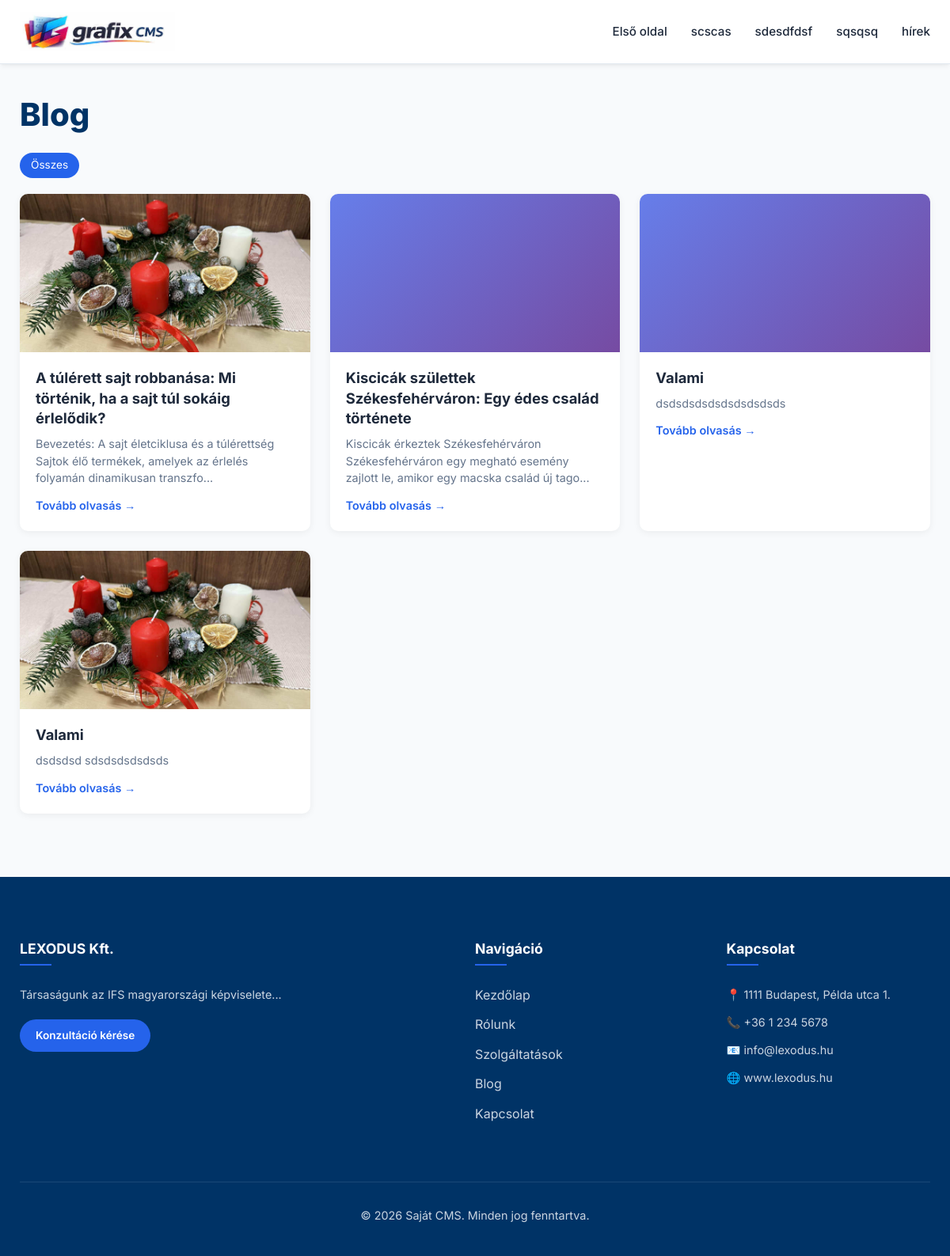
Screenshot of /blog.php with the database file from the repository.
### tables this page shows
CREATE TABLE `menus` (
  `id` int(11) NOT NULL AUTO_INCREMENT,
  `label` varchar(100) DEFAULT NULL,
  `url` varchar(255) DEFAULT NULL,
  `sort_order` int(11) DEFAULT 0,
  PRIMARY KEY (`id`)
);

CREATE TABLE `posts` (
  `id` int(11) NOT NULL AUTO_INCREMENT,
  `title` varchar(255) DEFAULT NULL,
  `slug` varchar(255) DEFAULT NULL,
  `content` text DEFAULT NULL,
  `status` varchar(20) DEFAULT 'published',
  `post_type` varchar(20) DEFAULT 'page',
  `meta_title` varchar(255) DEFAULT NULL,
  `meta_description` text DEFAULT NULL,
  `featured_image` varchar(255) DEFAULT NULL,
  `publish_at` datetime DEFAULT NULL,
  `deleted_at` datetime DEFAULT NULL,
  PRIMARY KEY (`id`),
  UNIQUE KEY `slug` (`slug`)
);

### core/UrlHelper.php (called while the page is built, shortened)
<?php
class UrlHelper {
    public static function link($path = '') {
        return BASE_URL . '/' . ltrim($path, '/');
    }
    public static function asset($path) {
        return BASE_URL . '/uploads/' . ltrim($path, '/');
    }
} ?>

### blog.php (the view, shortened to what this page needs)
<?php
require_once 'config.php';
require_once 'core/UrlHelper.php';
require_once 'core/functions.php';
$settings = [];
$settingsQuery = $db->query("SELECT * FROM settings");
while ($row = $settingsQuery->fetch()) {
    $settings[$row['setting_key']] = json_decode($row['setting_value'], true);
}
$perPage = 6;
$currentPage = max(1, (int) ($_GET['p'] ?? 1));
$offset = ($currentPage - 1) * $perPage;
$catSlug = $_GET['cat'] ?? '';
$catInfo = null;
$whereExtra = '';
$params = [];
$sql = "SELECT p.* FROM posts p WHERE p.post_type = 'post' AND p.status = 'published' AND p.deleted_at IS NULL" . $whereExtra . " ORDER BY p.id DESC LIMIT $perPage OFFSET $offset";
$stmt = $db->prepare($sql);
$stmt->execute($params);
$posts = $stmt->fetchAll();
$categories = $db->query("SELECT c.*, (SELECT COUNT(*) FROM post_categories pc JOIN posts p2 ON pc.post_id = p2.id WHERE pc.category_id = c.id AND p2.status = 'published' AND p2.post_type = 'post' AND p2.deleted_at IS NULL) as post_count FROM categories c ORDER BY c.name")->fetchAll();
$page = [
    'title' => $catInfo ? $catInfo['name'] : 'Blog',
    'meta_title' => $catInfo ? $catInfo['name'] . ' – Blog' : 'Blog',
    'meta_description' => $catInfo ? ($catInfo['description'] ?? '') : ($settings['site_info']['description'] ?? ''),
];
include 'theme/header.php';
?>
<div class="container">
    <h1>
        <?php echo htmlspecialchars($page['title']); ?>
    </h1>
    <?php if (!empty($categories)): ?>
        <div style="display: flex; gap: 8px; flex-wrap: wrap; margin: 20px 0;">
            <a href="<?php echo UrlHelper::link('blog'); ?>"
                style="padding: 5px 14px; border-radius: 20px; font-size: 0.85rem; text-decoration: none;
                      <?php echo !$catSlug ? 'background: #2563eb; color: #fff;' : 'background: #f1f5f9; color: #64748b;'; ?>">
                Összes
            </a>
        </div>
    <?php endif; ?>
    <?php if (empty($posts)): ?>
        <p style="color: #94a3b8; padding: 40px 0;">Nincs bejegyzés
            <?php echo $catInfo ? ' ebben a kategóriában' : ''; ?>.
        </p>
    <?php else: ?>
        <div
            style="display: grid; grid-template-columns: repeat(auto-fill, minmax(300px, 1fr)); gap: 25px; margin-top: 20px;">
            <?php foreach ($posts as $post): ?>
                <article
                    style="background: #fff; border-radius: 10px; overflow: hidden; box-shadow: 0 2px 10px rgba(0,0,0,0.06); transition: transform 0.2s, box-shadow 0.2s;"
                    onmouseenter="this.style.transform='translateY(-3px)';this.style.boxShadow='0 8px 25px rgba(0,0,0,0.1)'"
                    onmouseleave="this.style.transform='';this.style.boxShadow='0 2px 10px rgba(0,0,0,0.06)'">
                    <?php if (!empty($post['featured_image'])): ?>
                        <a href="<?php echo UrlHelper::link($post['slug']); ?>">
                            <img src="<?php echo UrlHelper::asset($post['featured_image']); ?>"
                                alt="<?php echo htmlspecialchars($post['title']); ?>"
                                style="width: 100%; height: 200px; object-fit: cover; display: block;">
                        </a>
                    <?php else: ?>
                        <div style="width: 100%; height: 200px; background: linear-gradient(135deg, #667eea 0%, #764ba2 100%);">
                        </div>
                    <?php endif; ?>
                    <div style="padding: 20px;">
                        <h2 style="font-size: 1.15rem; margin-bottom: 8px; line-height: 1.4;">
                            <a href="<?php echo UrlHelper::link($post['slug']); ?>"
                                style="color: #1e293b; text-decoration: none;">
                                <?php echo htmlspecialchars($post['title']); ?>
                            </a>
                        </h2>
                        <p style="color: #64748b; font-size: 0.9rem; line-height: 1.5;">
                            <?php echo htmlspecialchars(mb_strimwidth(html_entity_decode(strip_tags($post['content']), ENT_QUOTES, 'UTF-8'), 0, 120, '...')); ?>
                        </p>
                        <a href="<?php echo UrlHelper::link($post['slug']); ?>"
                            style="display: inline-block; margin-top: 12px; color: #2563eb; font-weight: 600; font-size: 0.9rem; text-decoration: none;">
                            Tovább olvasás →
                        </a>
                    </div>
                </article>
            <?php endforeach; ?>
        </div>
    <?php endif; ?>
</div>
<?php
include 'theme/footer.php';

### core/functions.php (shortened to what this page needs)
<?php
function render_menu($db)
{
    $items = $db->query("SELECT * FROM menus ORDER BY sort_order ASC")->fetchAll();
    echo "<ul>";
    foreach ($items as $item) {
        $url = (strpos($item['url'], 'http') === 0) ? $item['url'] : UrlHelper::link($item['url']);
        echo "<li><a href='" . htmlspecialchars($url) . "'>" . htmlspecialchars($item['label']) . "</a></li>";
    }
    echo "</ul>";
}
        ?>

### theme/style.css (style rules this page uses)
:root { --navy: #003366; --navy-light: #004080; --blue: #2563eb; --blue-light: #eff6ff; --text: #1e293b; --text-light: #64748b; --bg-body: #f8fafc; --bg-white: #ffffff; --border: #e2e8f0; --shadow: 0 4px 6px -1px rgba(0, 0, 0, 0.05), 0 2px 4px -1px rgba(0, 0, 0, 0.03); --shadow-lg: 0 10px 15px -3px rgba(0, 0, 0, 0.1), 0 4px 6px -2px rgba(0, 0, 0, 0.05); --radius: 12px; }
*, *::before, *::after { box-sizing: border-box; margin: 0; padding: 0; }
html { scroll-behavior: smooth; }
body { font-family: 'Inter', sans-serif; color: var(--text); line-height: 1.6; background: var(--bg-body); -webkit-font-smoothing: antialiased; }
a { color: var(--blue); text-decoration: none; transition: all 0.2s ease; }
img { max-width: 100%; height: auto; display: block; }
.container { max-width: 1200px; margin: 0 auto; padding: 0 25px; }
nav ul { display: flex; list-style: none; gap: 30px; margin: 0; padding: 0; }
nav ul li a { color: var(--text); font-weight: 500; font-size: 0.95rem; padding: 8px 0; position: relative; }
nav ul li a::after { content: ''; position: absolute; bottom: 0; left: 0; width: 0; height: 2px; background: var(--navy); transition: width 0.3s ease; }
h1, h2, h3, h4 { color: var(--navy); margin-bottom: 1.5rem; line-height: 1.2; }
h1 { font-size: 2.5rem; font-weight: 800; }
h2 { font-size: 2rem; font-weight: 700; }

### rows the page displays
menus: label "Első oldal"
menus: label "scscas"
menus: label "sdesdfdsf"
menus: label "sqsqsq"
menus: label "hírek"
posts: featured_image (picture), title "A túlérett sajt robbanása: Mi történik, ha a sajt túl sokáig érlelődik?", content "Bevezetés: A sajt életciklusa és a túlérettség Sajtok élő termékek, amelyek az érlelés folyamán dinamikusan transzfo..."
posts: title "Kiscicák születtek Székesfehérváron: Egy édes család története", content "Kiscicák érkeztek Székesfehérváron Székesfehérváron egy megható esemény zajlott le, amikor egy macska család új tago..."
posts: title "Valami", content "dsdsdsdsdsdsdsdsdsds"
posts: featured_image (picture), title "Valami", content "dsdsdsd sdsdsdsdsdsds"

### other values shown
$page['title'] "Blog"
$settings['footer']['col1_title'] "LEXODUS Kft."
$settings['footer']['col1_text'] "Társaságunk az IFS magyarországi képviselete..."
$settings['footer']['col2_title'] "Navigáció"
$settings['footer']['col3_title'] "Kapcsolat"
$settings['site_info']['name'] "Saját CMS"
